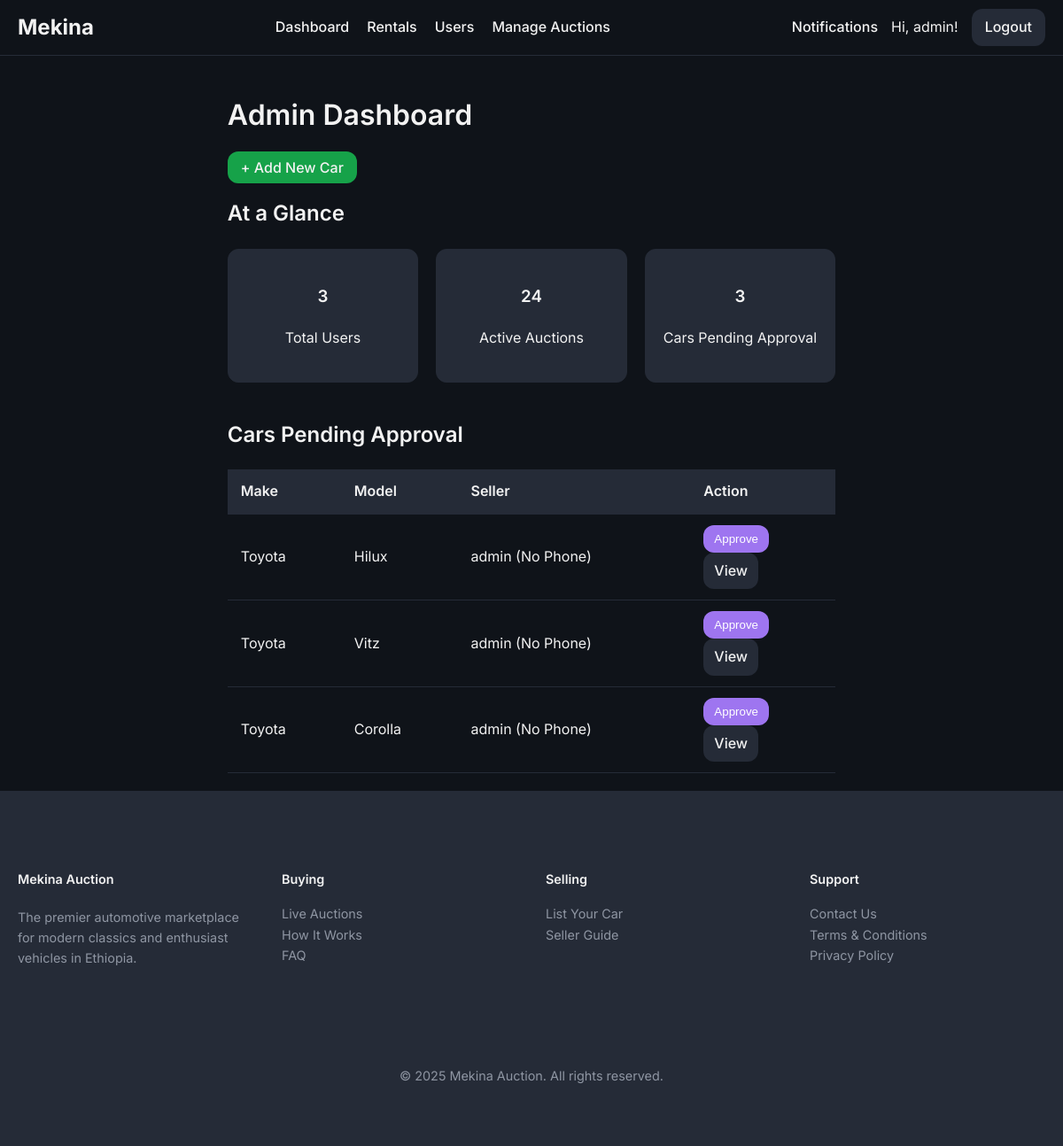
The app's page /admin/dashboard (signed in) with its own data.
### models/user.py (models this page shows, shortened)
class User(UserMixin, db.Model):
    id = db.Column(db.Integer, primary_key=True)
    username = db.Column(db.String(64), index=True, unique=True, nullable=False)
    email = db.Column(db.String(120), index=True, unique=True, nullable=False)
    phone_number = db.Column(db.String(20), nullable=True)
    password_hash = db.Column(db.String(128))
    is_admin = db.Column(db.Boolean, default=False)
    is_dealer = db.Column(db.Boolean, default=False)
    is_rental_company = db.Column(db.Boolean, default=False)
    points = db.Column(db.Integer, nullable=False, default=5) # Points for dealers to bid
    cars = db.relationship('Car', backref='owner', lazy='dynamic')
    bids = db.relationship('Bid', backref='bidder', lazy='dynamic')
    dealer_bids = db.relationship('DealerBid', backref='dealer', lazy='dynamic')
    car_requests = db.relationship('CarRequest', backref='customer', lazy='dynamic')

### models/car.py (models this page shows, shortened)
class Car(db.Model):
    id = db.Column(db.Integer, primary_key=True)
    make = db.Column(db.String(64), nullable=False)
    model = db.Column(db.String(64), nullable=False)
    year = db.Column(db.Integer, nullable=False)
    description = db.Column(db.Text, nullable=True)
    owner_id = db.Column(db.Integer, db.ForeignKey('user.id'), nullable=False)
    service_history_url = db.Column(db.String(200), nullable=True)
    inspection_report_url = db.Column(db.String(200), nullable=True)
    is_approved = db.Column(db.Boolean, default=False, nullable=False)
    transmission = db.Column(db.String(50))
    drivetrain = db.Column(db.String(50))
    mileage = db.Column(db.Integer)
    fuel_type = db.Column(db.String(50))
    condition = db.Column(db.String(50)) # e.g., New, Used
    body_type = db.Column(db.String(50), nullable=True) # e.g., SUV, Sedan
    auction = db.relationship('Auction', backref='car', uselist=False) # One-to-one relationship with Auction
    rental_listing = db.relationship('RentalListing', backref='car', uselist=False)
    images = db.relationship('CarImage', backref='car', lazy=True, cascade="all, delete-orphan") # One-to-many relationship with CarImage
    equipment = db.relationship('Equipment', secondary=car_equipment_association, lazy='subquery', backref=db.backref('cars', lazy=True))

### routes/admin.py (the view)
@admin_bp.route('/dashboard')
@login_required
@admin_required
def dashboard():
    stats = {
        'user_count': User.query.count(),
        'active_auction_count': Auction.query.filter(Auction.end_time > db.func.now()).count(),
        'pending_approval_count': Car.query.filter_by(is_approved=False).count()
    }
    cars_pending_approval = Car.query.filter_by(is_approved=False).order_by(Car.id.desc()).all()
    return render_template('dashboard.html', stats=stats, cars=cars_pending_approval)

### routes/admin.py (called while the page is built)
def admin_required(f):
    @wraps(f)
    def decorated_function(*args, **kwargs):
        if not current_user.is_authenticated or not current_user.is_admin:
            abort(403) # Forbidden
        return f(*args, **kwargs)
    return decorated_function

### templates/dashboard.html (shortened to what this page needs)
{% extends "base.html" %}
{% block content %}
    <h1>Admin Dashboard</h1>
    <div style="margin-bottom: 20px;">
        <a href="{{ url_for('admin.add_car') }}" class="nav-button" style="background-color: hsl(var(--success)); text-decoration: none;">+ Add New Car</a>
    </div>
    <h2>At a Glance</h2>
    <div class="stat-grid">
        <div class="stat-card">
            <h3>{{ stats.user_count }}</h3>
            <p>Total Users</p>
        </div>
        <div class="stat-card">
            <h3>{{ stats.active_auction_count }}</h3>
            <p>Active Auctions</p>
        </div>
        <div class="stat-card">
            <h3>{{ stats.pending_approval_count }}</h3>
            <p>Cars Pending Approval</p>
        </div>
    </div>
    <h2>Cars Pending Approval</h2>
    {% if cars %}
        <table>
            <thead>
                <tr>
                    <th>Make</th>
                    <th>Model</th>
                    <th>Seller</th>
                    <th>Action</th>
                </tr>
            </thead>
            <tbody>
                {% for car in cars %}
                <tr>
                    <td>{{ car.make }}</td>
                    <td>{{ car.model }}</td>
                    <td>{{ car.owner.username }} ({{ car.owner.phone_number or 'No Phone' }})</td>
                    <td class="button-group">
                        <form action="{{ url_for('admin.approve_car', car_id=car.id) }}" method="post">
                            <button type="submit" class="btn approve">Approve</button>
                        </form>
                        <a href="{{ url_for('auctions.auction_detail', auction_id=car.auction.id) }}" class="btn edit">View</a>
                    </td>
                </tr>
                {% endfor %}
            </tbody>
        </table>
    {% else %}
        <p>No cars are currently pending approval.</p>
    {% endif %}
{% endblock %}

### templates/base.html (shortened to what this page needs)
<!DOCTYPE html>
<html lang="en">
<head>
    <link rel="stylesheet" href="{{ url_for('static', filename='css/style.css') }}">
</head>
<body>
    <nav>
        <a href="{{ url_for('main.home') }}" class="nav-brand">Mekina</a>
        <ul>
            {% if current_user.is_authenticated and current_user.is_admin %}
                <li><a href="{{ url_for('admin.dashboard') }}">Dashboard</a></li>
                <li><a href="{{ url_for('rentals.list_rentals') }}">Rentals</a></li>
                <li><a href="{{ url_for('admin.user_management') }}">Users</a></li>
                <li><a href="{{ url_for('auctions.list_auctions') }}">Manage Auctions</a></li>
            {% else %}
                <li><a href="{{ url_for('main.all_listings') }}">All Listings</a></li>
                <li><a href="{{ url_for('auctions.list_auctions') }}">All Auctions</a></li>
                <li><a href="{{ url_for('rentals.list_rentals') }}">Rentals</a></li>
            {% endif %}
        </ul>
        <div class="nav-right">
            {% if current_user.is_authenticated %}
                <a href="{{ url_for('main.notifications') }}">
                    Notifications
                </a>
                <span>Hi, {{ current_user.username }}!</span>
                <a href="{{ url_for('auth.logout') }}" class="nav-button">Logout</a>
            {% else %}
                <a href="{{ url_for('auth.login') }}" class="nav-button">Login</a>
                <a href="{{ url_for('auth.register') }}" class="nav-button">Register</a>
            {% endif %}
        </div>
    </nav>
    <main class="container">
        {% block content %}{% endblock %}
    </main>
    <footer class="site-footer">
        <div class="container">
            <div class="footer-grid">
                <div class="footer-brand">
                    <h4>Mekina Auction</h4>
                    <p>
                        The premier automotive marketplace for modern classics and enthusiast vehicles in Ethiopia.
                    </p>
                </div>
                <div class="footer-links">
                    <h4>Buying</h4>
                    <ul>
                        <li><a href="{{ url_for('auctions.list_auctions') }}">Live Auctions</a></li>
                        <li><a href="#">How It Works</a></li>
                        <li><a href="#">FAQ</a></li>
                    </ul>
                </div>
                <div class="footer-links">
                    <h4>Selling</h4>
                    <ul>
                        <li><a href="{{ url_for('seller.submit_car') }}">List Your Car</a></li>
                        <li><a href="#">Seller Guide</a></li>
                    </ul>
                </div>
                <div class="footer-links">
                    <h4>Support</h4>
                    <ul>
                        <li><a href="#">Contact Us</a></li>
                        <li><a href="#">Terms & Conditions</a></li>
                        <li><a href="#">Privacy Policy</a></li>
                    </ul>
                </div>
            </div>
            <div class="footer-bottom">
                <p>&copy; {{ now.year }} Mekina Auction. All rights reserved.</p>
            </div>
        </div>
    </footer>
</body>
</html>

### static/css/style.css (style rules this page uses)
:root { --background: 220 25% 8%; --foreground: 0 0% 95%; --card: 220 20% 12%; --card-foreground: 0 0% 95%; --popover: 220 20% 12%; --popover-foreground: 0 0% 95%; --primary: 38 92% 50%; --primary-foreground: 220 70% 12%; --secondary: 220 20% 18%; --secondary-foreground: 0 0% 95%; --muted: 220 20% 16%; --muted-foreground: 220 10% 60%; --accent: 260 80% 70%; --accent-foreground: 0 0% 100%; --destructive: 0 62.8% 30.6%; --destructive-foreground: 0 0% 100%; --border: 220 20% 18%; --input: 220 20% 18%; --ring: 260 80% 70%; --radius: 0.75rem; --success: 142 76% 36%; --warning: 38 92% 50%; --info: 220 20% 18%; --gradient-primary: linear-gradient(135deg, hsl(220 20% 12%), hsl(220 20% 18%)); --gradient-accent: linear-gradient(135deg, hsl(260 80% 70%), hsl(260 70% 60%)); --shadow-card: 0 4px 6px -1px hsl(0 0% 0% / 0.3), 0 2px 4px -1px hsl(0 0% 0% / 0.2); --shadow-elevated: 0 10px 15px -3px hsl(0 0% 0% / 0.3), 0 4px 6px -2px hsl(0 0% 0% / 0.2); }
body { font-family: 'Inter', sans-serif; background-color: hsl(var(--background)); color: hsl(var(--foreground)); margin: 0; line-height: 1.6; display: flex; flex-direction: column; min-height: 100vh; }
main { flex-grow: 1; }
.container, .main-content, .sidebar { max-width: 1200px; margin: 20px auto; padding: 0 20px; }
h1, h2, h3, h4, h5, h6 { font-weight: 600; }
a { color: hsl(var(--accent)); text-decoration: none; }
nav { background-color: hsl(var(--background)); border-bottom: 1px solid hsl(var(--border)); padding: 10px 20px; display: flex; justify-content: space-between; align-items: center; }
.nav-brand { font-size: 1.5rem; font-weight: 700; color: hsl(var(--foreground)); text-decoration: none; }
nav ul { list-style: none; margin: 0; padding: 0; display: flex; gap: 20px; }
nav a { color: hsl(var(--foreground)); font-weight: 500; }
.nav-right { display: flex; align-items: center; gap: 15px; }
.nav-button { background-color: hsl(var(--info)); color: hsl(var(--foreground)); padding: 8px 15px; border-radius: var(--radius); font-weight: 500; }
table { width: 100%; border-collapse: collapse; margin-top: 20px; }
th, td { padding: 12px 15px; text-align: left; border-bottom: 1px solid hsl(var(--border)); }
thead th { background-color: hsl(var(--secondary)); font-weight: 600; }
.site-footer { background-color: hsl(var(--secondary)); border-top: 1px solid hsl(var(--border)); padding: 3rem 0; font-size: 0.9rem; }
.footer-grid { display: grid; grid-template-columns: repeat(4, 1fr); gap: 2rem; }
.footer-brand p { color: hsl(var(--muted-foreground)); margin-top: 1rem; }
.footer-links h4 { margin-bottom: 1rem; font-weight: 600; }
.footer-links ul { list-style: none; padding: 0; margin: 0; space-y: 0.5rem; }
.footer-links a { color: hsl(var(--muted-foreground)); }
.footer-bottom { margin-top: 3rem; padding-top: 2rem; border-top: 1px solid hsl(var(--border)); text-align: center; color: hsl(var(--muted-foreground)); }
.btn, .button-group button, .button-group a { border: none; padding: 8px 12px; border-radius: var(--radius); cursor: pointer; font-weight: 500; text-decoration: none; display: inline-block; text-align: center; }
.btn.approve, .button-group .approve { background-color: hsl(var(--accent)); color: hsl(var(--accent-foreground)); }
.btn.edit, .button-group .edit { background-color: hsl(var(--info)); color: hsl(var(--foreground)); }
.stat-grid { display: grid; grid-template-columns: repeat(3, 1fr); gap: 20px; margin-bottom: 40px; }
.stat-card { border: 1px solid hsl(var(--border)); padding: 20px; text-align: center; border-radius: var(--radius); background-color: hsl(var(--secondary)); }

### records on screen
User: username "admin"
Car: make "Toyota", model "Hilux", owner.username "admin", owner "No Phone"
Car: make "Toyota", model "Vitz", owner.username "admin", owner "No Phone"
Car: make "Toyota", model "Corolla", owner.username "admin", owner "No Phone"

### other values on screen
{{ stats.user_count }} "3"
{{ stats.active_auction_count }} "24"
{{ stats.pending_approval_count }} "3"
